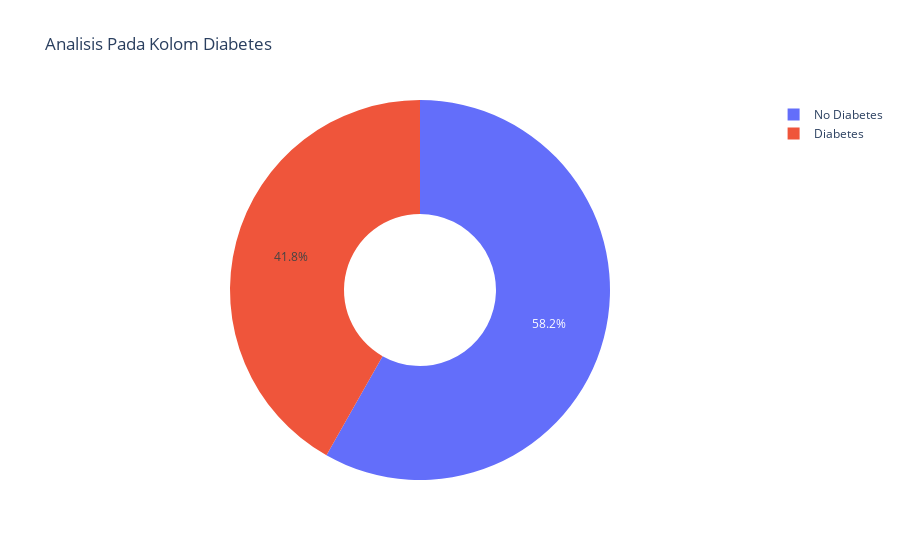

Notebook cell for this chart:
### Markdown cell above
**Kesimpulan**

- Diumur 40 dan 41 semua pasien selamat
- Diumur 94 dan 95 semua pasien tidak ada yang selamat :v

### Code cell
# Analisis Pada Kolom Diabetes

labels = ['No Diabetes','Diabetes']
diabetes_yes = df[df['diabetes']==1]
diabetes_no = df[df['diabetes']==0]
values = [len(diabetes_no), len(diabetes_yes)]
fig = go.Figure(data=[go.Pie(labels=labels, values=values, hole=.4)])
fig.update_layout(
    title_text="Analisis Pada Kolom Diabetes")
fig.show()

### Figure 1 — Plotly figure (JSON) as saved in the notebook; plotly's stock layout.template omitted (floating-point values rounded to 4 significant figures)
{"data": [{"hole": 0.4, "labels": ["No Diabetes", "Diabetes"], "type": "pie", "values": [174, 125]}], "layout": {"title": {"text": "Analisis Pada Kolom Diabetes"}}}
